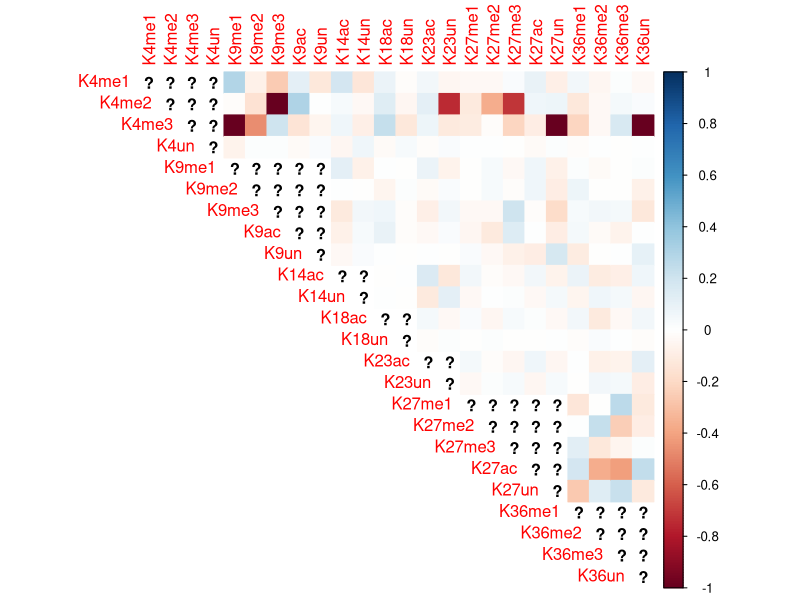
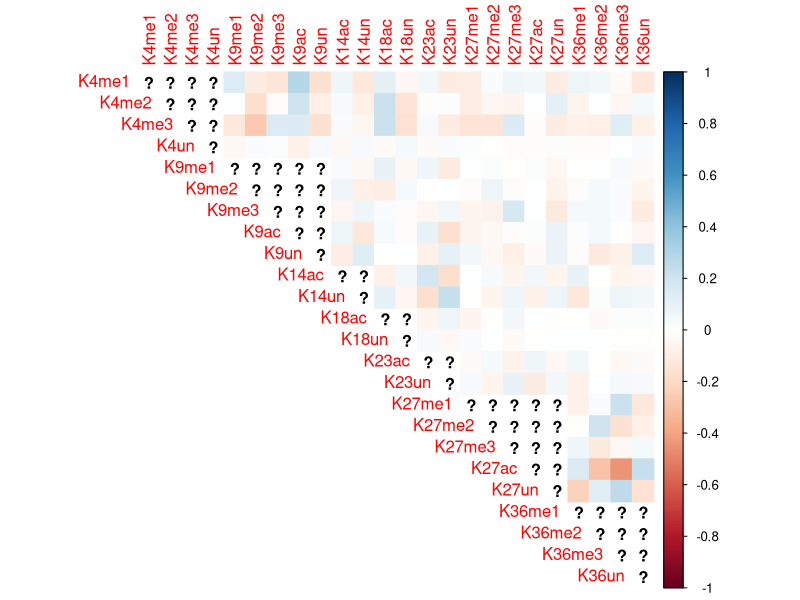
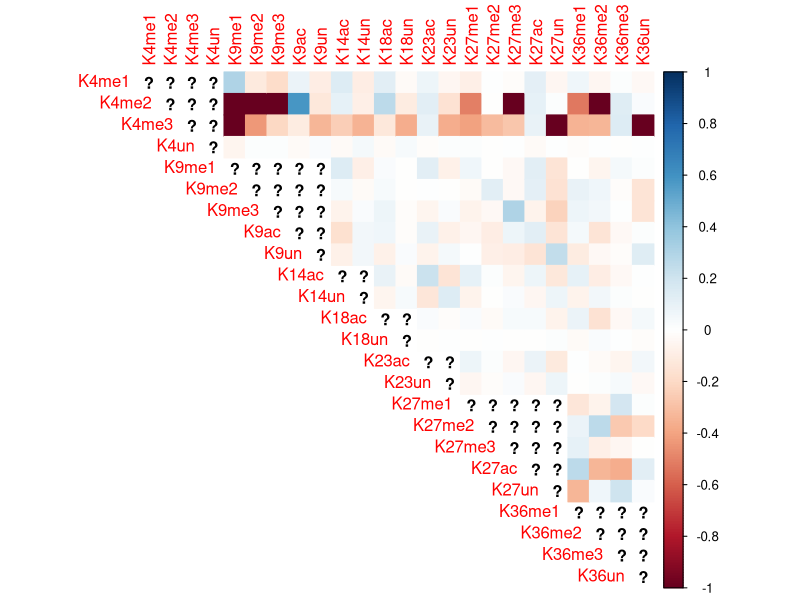
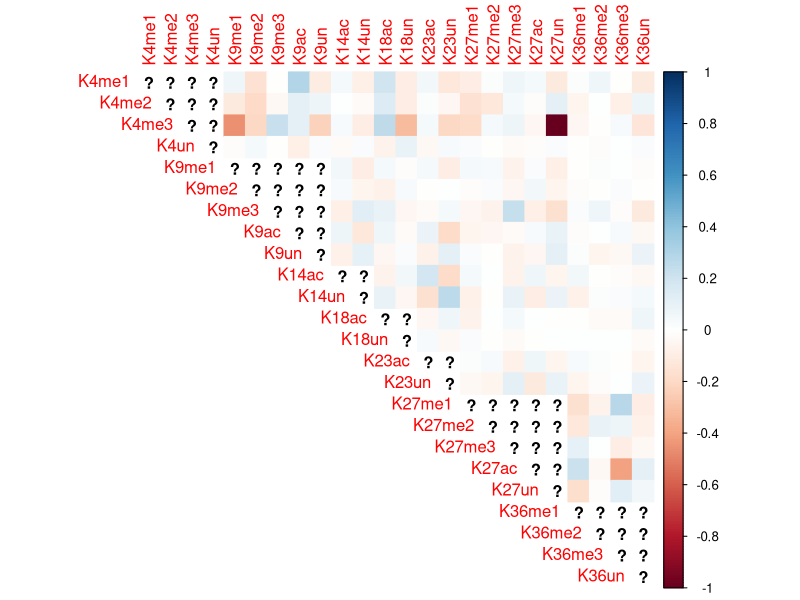
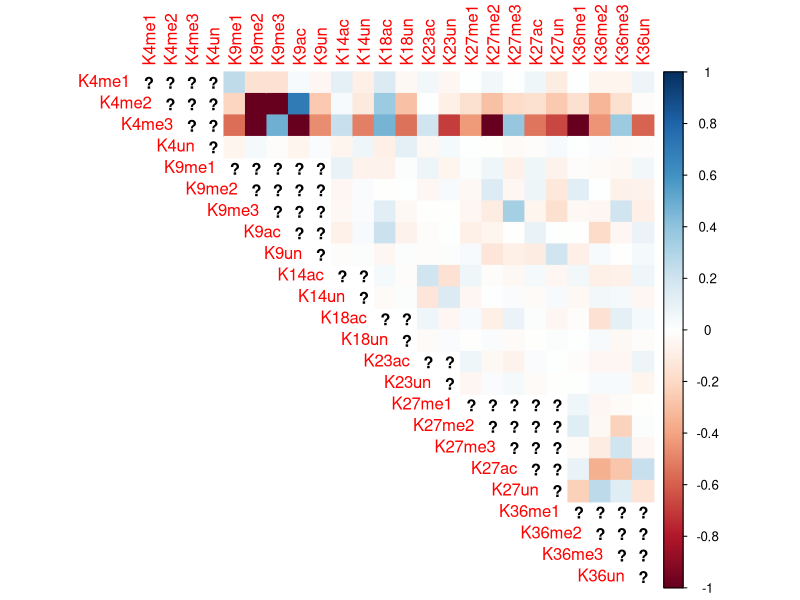
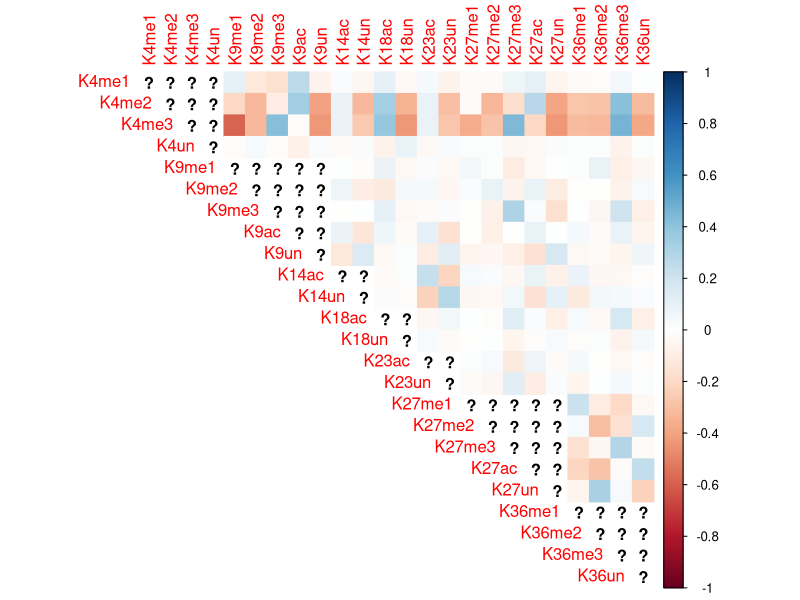

The R source for these figures, in order:

# load packages -----------------------------------------------------------

library(readxl)
library(corrplot)
library(RColorBrewer)


# read files --------------------------------------------------------------

H31_ctrl <- read_excel("data/interplay/matrix_all.xlsx", 
                         sheet = "H31 ctrl matrix", col_names = FALSE)


H31_but <- read_excel("data/interplay/matrix_all.xlsx",
                         sheet = "H31 but matrix", col_names = FALSE)


H32_ctrl <- read_excel("data/interplay/matrix_all.xlsx", 
                       sheet = "H32 ctrl matrix", col_names = FALSE)


H32_but <- read_excel("data/interplay/matrix_all.xlsx", 
                      sheet = "H32 but matrix", col_names = FALSE)


H33_ctrl <- read_excel("data/interplay/matrix_all.xlsx", 
                       sheet = "H33 ctrl matrix", col_names = FALSE)


H33_but <- read_excel("data/interplay/matrix_all.xlsx", 
                      sheet = "H33 but matrix", col_names = FALSE)


# convert df to matrix ----------------------------------------------------

H31_ctrl <- as.matrix(H31_ctrl)
H31_but <- as.matrix(H31_but)

H32_ctrl <- as.matrix(H32_ctrl)
H32_but <- as.matrix(H32_but)

H33_ctrl <- as.matrix(H33_ctrl)
H33_but <- as.matrix(H33_but)




# vector of PTM names for row and col names -------------------------------

groupnames <- c("K4me1",
                "K4me2",
                "K4me3",
                "K4un",
                "K9me1",
                "K9me2",
                "K9me3",
                "K9ac",
                "K9un",
                "K14ac",
                "K14un",
                "K18ac",
                "K18un",
                "K23ac",
                "K23un",
                "K27me1",
                "K27me2",
                "K27me3",
                "K27ac",
                "K27un",
                "K36me1",
                "K36me2",
                "K36me3",
                "K36un"
                )



# H31 interplay plots -----------------------------------------------------

rownames(H31_ctrl) <- groupnames
colnames(H31_ctrl) <- groupnames

corrplot(H31_ctrl,
         method = 'color',
         # col = brewer.pal(n = 11, name = "RdBu"),
         type = "upper"
         )


rownames(H31_but) <- groupnames
colnames(H31_but) <- groupnames

corrplot(H31_but,
         method = 'color',
         # col = brewer.pal(n = 11, name = "RdBu"),
         type = "upper"
         )



# H32 interplay plots -----------------------------------------------------

rownames(H32_ctrl) <- groupnames
colnames(H32_ctrl) <- groupnames

corrplot(H32_ctrl,
         method = 'color',
         # col = brewer.pal(n = 11, name = "RdBu"),
         type = "upper"
         )


rownames(H32_but) <- groupnames
colnames(H32_but) <- groupnames

corrplot(H32_but,
         method = 'color',
         # col = brewer.pal(n = 11, name = "RdBu"),
         type = "upper"
         )



# H33 interplay plots -----------------------------------------------------

rownames(H33_ctrl) <- groupnames
colnames(H33_ctrl) <- groupnames

corrplot(H33_ctrl,
         method = 'color',
         # col = brewer.pal(n = 11, name = "RdBu"),
         type = "upper"
         )


rownames(H33_but) <- groupnames
colnames(H33_but) <- groupnames

corrplot(H33_but,
         method = 'color',
         # col = brewer.pal(n = 11, name = "RdBu"),
         type = "upper"
         )
